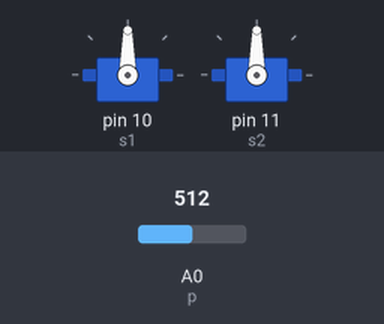
A sketch run on a simulated Arduino Uno, built with avr-gcc and run on an emulated ATmega328P. On the bench: 2 × servo. The test bench sets the inputs (shaded band); at power-on: A0 (p) = 512.

Above: at 1.2 s.
1.3 s: A0 (p) set to 716
At 2.2 s:
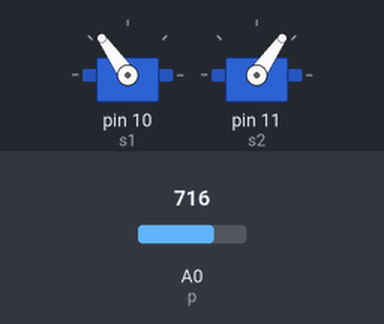
2.8 s: A0 (p) set to 900
At 3.4 s:
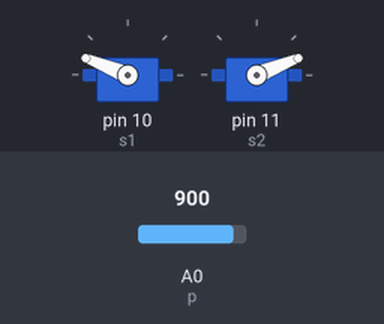
4.3 s: A0 (p) set to 1023
At 5.5 s:
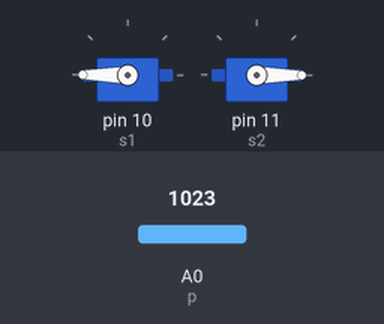
5.8 s: A0 (p) set to 306
At 6.8 s:
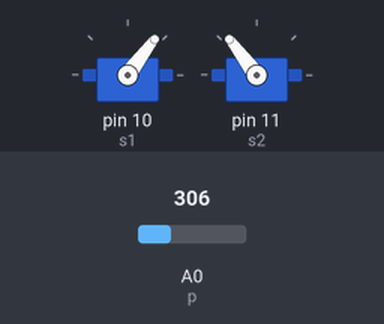
7.3 s: A0 (p) set to 122
At 8.0 s:
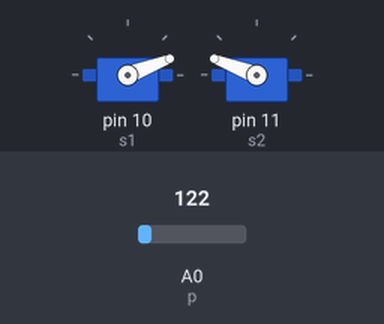
Timing chart, 0 to 9.8 s (numbered marks = the images above; inputs shaded):
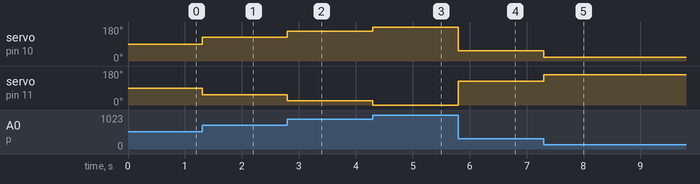

Measured:
- after the input at 1.3 s, servo on pin 10 (s1): 90° → 125° at once; servo on pin 11 (s2): 90° → 55° at once
- after the input at 2.8 s, servo on pin 10 (s1): 125° → 158° at once; servo on pin 11 (s2): 55° → 22° at once
- after the input at 4.3 s, servo on pin 10 (s1): 158° → 180° at once; servo on pin 11 (s2): 22° → 0° at once
- after the input at 5.8 s, servo on pin 10 (s1): 180° → 53° at once; servo on pin 11 (s2): 0° → 127° at once
- after the input at 7.3 s, servo on pin 10 (s1): 53° → 21° at once; servo on pin 11 (s2): 127° → 159° at once

The sketch:

punto_2_servos.ino
```cpp
#include <Servo.h>
Servo s1;
Servo s2;
int position;
int a=0;
int p=A0;
int casa=0;
void setup() {
  // put your setup code here, to run once:
  s1.attach(10,800,1500);
  s2.attach(11,800,1500);

}

void loop() {
  // put your main code here, to run repeatedly:
a=analogRead(p);
position=map(a,0,1023,0,180);
casa=180-position;
s1.write(position);
s2.write(casa);
}
```
